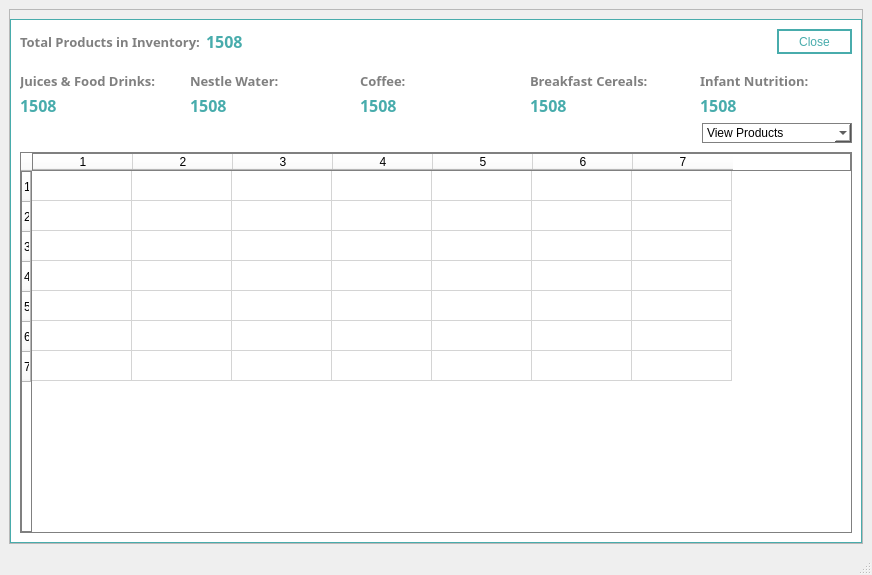
<?xml version="1.0" encoding="UTF-8"?>
<ui version="4.0">
 <class>ViewStocks</class>
 <widget class="QMainWindow" name="ViewStocks">
  <property name="geometry">
   <rect>
    <x>0</x>
    <y>0</y>
    <width>872</width>
    <height>575</height>
   </rect>
  </property>
  <property name="windowTitle">
   <string>APTO Distribution</string>
  </property>
  <property name="windowOpacity">
   <double>1.000000000000000</double>
  </property>
  <property name="tabShape">
   <enum>QTabWidget::Rounded</enum>
  </property>
  <widget class="QWidget" name="centralwidget">
   <layout class="QVBoxLayout" name="verticalLayout">
    <item>
     <widget class="QFrame" name="frame_29">
      <property name="frameShape">
       <enum>QFrame::StyledPanel</enum>
      </property>
      <property name="frameShadow">
       <enum>QFrame::Raised</enum>
      </property>
      <layout class="QHBoxLayout" name="horizontalLayout_11">
       <property name="spacing">
        <number>0</number>
       </property>
       <property name="leftMargin">
        <number>0</number>
       </property>
       <property name="rightMargin">
        <number>0</number>
       </property>
       <property name="bottomMargin">
        <number>0</number>
       </property>
       <item>
        <widget class="QFrame" name="frame_30">
         <property name="styleSheet">
          <string notr="true">background-color: rgb(255, 255, 255);
border:1px solid #48ACAC;</string>
         </property>
         <property name="frameShape">
          <enum>QFrame::StyledPanel</enum>
         </property>
         <property name="frameShadow">
          <enum>QFrame::Raised</enum>
         </property>
         <layout class="QVBoxLayout" name="verticalLayout_19">
          <property name="spacing">
           <number>0</number>
          </property>
          <property name="leftMargin">
           <number>0</number>
          </property>
          <property name="topMargin">
           <number>0</number>
          </property>
          <property name="rightMargin">
           <number>0</number>
          </property>
          <property name="bottomMargin">
           <number>0</number>
          </property>
          <item>
           <widget class="QFrame" name="frame_31">
            <property name="maximumSize">
             <size>
              <width>16777215</width>
              <height>50</height>
             </size>
            </property>
            <property name="styleSheet">
             <string notr="true">border:0px;</string>
            </property>
            <property name="frameShape">
             <enum>QFrame::StyledPanel</enum>
            </property>
            <property name="frameShadow">
             <enum>QFrame::Raised</enum>
            </property>
            <layout class="QHBoxLayout" name="horizontalLayout_12">
             <property name="spacing">
              <number>0</number>
             </property>
             <property name="leftMargin">
              <number>0</number>
             </property>
             <property name="topMargin">
              <number>0</number>
             </property>
             <property name="rightMargin">
              <number>0</number>
             </property>
             <property name="bottomMargin">
              <number>0</number>
             </property>
             <item>
              <widget class="QFrame" name="frame_32">
               <property name="frameShape">
                <enum>QFrame::StyledPanel</enum>
               </property>
               <property name="frameShadow">
                <enum>QFrame::Raised</enum>
               </property>
               <layout class="QHBoxLayout" name="horizontalLayout_13">
                <item>
                 <widget class="QLabel" name="label_19">
                  <property name="font">
                   <font>
                    <family>Century Gothic</family>
                    <pointsize>10</pointsize>
                    <weight>75</weight>
                    <bold>true</bold>
                   </font>
                  </property>
                  <property name="styleSheet">
                   <string notr="true">color: grey;</string>
                  </property>
                  <property name="text">
                   <string>Total Products in Inventory:</string>
                  </property>
                 </widget>
                </item>
                <item>
                 <widget class="QLabel" name="lblManagerTotalInvProduct">
                  <property name="font">
                   <font>
                    <family>Century Gothic</family>
                    <pointsize>12</pointsize>
                    <weight>75</weight>
                    <bold>true</bold>
                   </font>
                  </property>
                  <property name="styleSheet">
                   <string notr="true">color: #48ACAC;</string>
                  </property>
                  <property name="text">
                   <string>1508</string>
                  </property>
                 </widget>
                </item>
               </layout>
              </widget>
             </item>
             <item>
              <widget class="QFrame" name="frame_33">
               <property name="frameShape">
                <enum>QFrame::StyledPanel</enum>
               </property>
               <property name="frameShadow">
                <enum>QFrame::Raised</enum>
               </property>
               <layout class="QHBoxLayout" name="horizontalLayout_14">
                <item>
                 <spacer name="horizontalSpacer_13">
                  <property name="orientation">
                   <enum>Qt::Horizontal</enum>
                  </property>
                  <property name="sizeHint" stdset="0">
                   <size>
                    <width>483</width>
                    <height>20</height>
                   </size>
                  </property>
                 </spacer>
                </item>
                <item>
                 <widget class="QPushButton" name="btnSaleTeamViewStockClose">
                  <property name="minimumSize">
                   <size>
                    <width>75</width>
                    <height>25</height>
                   </size>
                  </property>
                  <property name="styleSheet">
                   <string notr="true">#btnSaleTeamViewStockClose{
	color:#48ACAC;
	border: 2px solid #48ACAC;
}
#btnSaleTeamViewStockClose:hover{
	background-color: #2F958D;
	color:white;
}</string>
                  </property>
                  <property name="text">
                   <string>  Close  </string>
                  </property>
                 </widget>
                </item>
               </layout>
              </widget>
             </item>
            </layout>
           </widget>
          </item>
          <item>
           <widget class="QFrame" name="frame_34">
            <property name="maximumSize">
             <size>
              <width>16777215</width>
              <height>60</height>
             </size>
            </property>
            <property name="styleSheet">
             <string notr="true">border:0px;</string>
            </property>
            <property name="frameShape">
             <enum>QFrame::StyledPanel</enum>
            </property>
            <property name="frameShadow">
             <enum>QFrame::Raised</enum>
            </property>
            <layout class="QHBoxLayout" name="horizontalLayout_15">
             <property name="spacing">
              <number>0</number>
             </property>
             <property name="leftMargin">
              <number>0</number>
             </property>
             <property name="topMargin">
              <number>0</number>
             </property>
             <property name="rightMargin">
              <number>0</number>
             </property>
             <property name="bottomMargin">
              <number>0</number>
             </property>
             <item>
              <widget class="QFrame" name="frame_35">
               <property name="frameShape">
                <enum>QFrame::StyledPanel</enum>
               </property>
               <property name="frameShadow">
                <enum>QFrame::Raised</enum>
               </property>
               <layout class="QVBoxLayout" name="verticalLayout_20">
                <item>
                 <widget class="QLabel" name="label_20">
                  <property name="font">
                   <font>
                    <family>Century Gothic</family>
                    <pointsize>10</pointsize>
                    <weight>75</weight>
                    <bold>true</bold>
                   </font>
                  </property>
                  <property name="styleSheet">
                   <string notr="true">color: grey;</string>
                  </property>
                  <property name="text">
                   <string>Juices &amp; Food Drinks:</string>
                  </property>
                 </widget>
                </item>
                <item>
                 <widget class="QLabel" name="lblManagerDrinks">
                  <property name="font">
                   <font>
                    <family>Century Gothic</family>
                    <pointsize>12</pointsize>
                    <weight>75</weight>
                    <bold>true</bold>
                   </font>
                  </property>
                  <property name="styleSheet">
                   <string notr="true">color: #48ACAC;</string>
                  </property>
                  <property name="text">
                   <string>1508</string>
                  </property>
                 </widget>
                </item>
               </layout>
              </widget>
             </item>
             <item>
              <widget class="QFrame" name="frame_36">
               <property name="frameShape">
                <enum>QFrame::StyledPanel</enum>
               </property>
               <property name="frameShadow">
                <enum>QFrame::Raised</enum>
               </property>
               <layout class="QVBoxLayout" name="verticalLayout_21">
                <item>
                 <widget class="QLabel" name="label_22">
                  <property name="font">
                   <font>
                    <family>Century Gothic</family>
                    <pointsize>10</pointsize>
                    <weight>75</weight>
                    <bold>true</bold>
                   </font>
                  </property>
                  <property name="styleSheet">
                   <string notr="true">color: grey;</string>
                  </property>
                  <property name="text">
                   <string>Nestle Water:</string>
                  </property>
                 </widget>
                </item>
                <item>
                 <widget class="QLabel" name="lblManagerWater">
                  <property name="font">
                   <font>
                    <family>Century Gothic</family>
                    <pointsize>12</pointsize>
                    <weight>75</weight>
                    <bold>true</bold>
                   </font>
                  </property>
                  <property name="styleSheet">
                   <string notr="true">color: #48ACAC;</string>
                  </property>
                  <property name="text">
                   <string>1508</string>
                  </property>
                 </widget>
                </item>
               </layout>
              </widget>
             </item>
             <item>
              <widget class="QFrame" name="frame_37">
               <property name="frameShape">
                <enum>QFrame::StyledPanel</enum>
               </property>
               <property name="frameShadow">
                <enum>QFrame::Raised</enum>
               </property>
               <layout class="QVBoxLayout" name="verticalLayout_22">
                <item>
                 <widget class="QLabel" name="label_42">
                  <property name="font">
                   <font>
                    <family>Century Gothic</family>
                    <pointsize>10</pointsize>
                    <weight>75</weight>
                    <bold>true</bold>
                   </font>
                  </property>
                  <property name="styleSheet">
                   <string notr="true">color: grey;</string>
                  </property>
                  <property name="text">
                   <string>Coffee:</string>
                  </property>
                 </widget>
                </item>
                <item>
                 <widget class="QLabel" name="lblManagerCoffee">
                  <property name="font">
                   <font>
                    <family>Century Gothic</family>
                    <pointsize>12</pointsize>
                    <weight>75</weight>
                    <bold>true</bold>
                   </font>
                  </property>
                  <property name="styleSheet">
                   <string notr="true">color: #48ACAC;</string>
                  </property>
                  <property name="text">
                   <string>1508</string>
                  </property>
                 </widget>
                </item>
               </layout>
              </widget>
             </item>
             <item>
              <widget class="QFrame" name="frame_38">
               <property name="frameShape">
                <enum>QFrame::StyledPanel</enum>
               </property>
               <property name="frameShadow">
                <enum>QFrame::Raised</enum>
               </property>
               <layout class="QVBoxLayout" name="verticalLayout_23">
                <item>
                 <widget class="QLabel" name="label_44">
                  <property name="font">
                   <font>
                    <family>Century Gothic</family>
                    <pointsize>10</pointsize>
                    <weight>75</weight>
                    <bold>true</bold>
                   </font>
                  </property>
                  <property name="styleSheet">
                   <string notr="true">color: grey;</string>
                  </property>
                  <property name="text">
                   <string>Breakfast Cereals:</string>
                  </property>
                 </widget>
                </item>
                <item>
                 <widget class="QLabel" name="lblManagerCereal">
                  <property name="font">
                   <font>
                    <family>Century Gothic</family>
                    <pointsize>12</pointsize>
                    <weight>75</weight>
                    <bold>true</bold>
                   </font>
                  </property>
                  <property name="styleSheet">
                   <string notr="true">color: #48ACAC;</string>
                  </property>
                  <property name="text">
                   <string>1508</string>
                  </property>
                 </widget>
                </item>
               </layout>
              </widget>
             </item>
             <item>
              <widget class="QFrame" name="frame_59">
               <property name="frameShape">
                <enum>QFrame::StyledPanel</enum>
               </property>
               <property name="frameShadow">
                <enum>QFrame::Raised</enum>
               </property>
               <layout class="QVBoxLayout" name="verticalLayout_24">
                <item>
                 <widget class="QLabel" name="label_46">
                  <property name="font">
                   <font>
                    <family>Century Gothic</family>
                    <pointsize>10</pointsize>
                    <weight>75</weight>
                    <bold>true</bold>
                   </font>
                  </property>
                  <property name="styleSheet">
                   <string notr="true">color: grey;</string>
                  </property>
                  <property name="text">
                   <string>Infant Nutrition:</string>
                  </property>
                 </widget>
                </item>
                <item>
                 <widget class="QLabel" name="lblManagerInfantNut">
                  <property name="font">
                   <font>
                    <family>Century Gothic</family>
                    <pointsize>12</pointsize>
                    <weight>75</weight>
                    <bold>true</bold>
                   </font>
                  </property>
                  <property name="styleSheet">
                   <string notr="true">color: #48ACAC;</string>
                  </property>
                  <property name="text">
                   <string>1508</string>
                  </property>
                 </widget>
                </item>
               </layout>
              </widget>
             </item>
            </layout>
           </widget>
          </item>
          <item>
           <widget class="QFrame" name="frame_39">
            <property name="maximumSize">
             <size>
              <width>16777215</width>
              <height>30</height>
             </size>
            </property>
            <property name="styleSheet">
             <string notr="true">border:0px;</string>
            </property>
            <property name="frameShape">
             <enum>QFrame::StyledPanel</enum>
            </property>
            <property name="frameShadow">
             <enum>QFrame::Raised</enum>
            </property>
            <layout class="QHBoxLayout" name="horizontalLayout_16">
             <property name="spacing">
              <number>0</number>
             </property>
             <property name="leftMargin">
              <number>0</number>
             </property>
             <property name="topMargin">
              <number>0</number>
             </property>
             <property name="rightMargin">
              <number>9</number>
             </property>
             <property name="bottomMargin">
              <number>0</number>
             </property>
             <item>
              <spacer name="horizontalSpacer_14">
               <property name="orientation">
                <enum>Qt::Horizontal</enum>
               </property>
               <property name="sizeHint" stdset="0">
                <size>
                 <width>413</width>
                 <height>20</height>
                </size>
               </property>
              </spacer>
             </item>
             <item>
              <widget class="QComboBox" name="cmbxManagerProductView">
               <property name="minimumSize">
                <size>
                 <width>150</width>
                 <height>20</height>
                </size>
               </property>
               <property name="styleSheet">
                <string notr="true">border:1px solid grey;</string>
               </property>
               <item>
                <property name="text">
                 <string>View Products</string>
                </property>
               </item>
               <item>
                <property name="text">
                 <string>All</string>
                </property>
               </item>
               <item>
                <property name="text">
                 <string>Juices &amp; Food Drinks</string>
                </property>
               </item>
               <item>
                <property name="text">
                 <string>Nestle Water</string>
                </property>
               </item>
               <item>
                <property name="text">
                 <string>Coffee</string>
                </property>
               </item>
               <item>
                <property name="text">
                 <string>Breakfast Cereal</string>
                </property>
               </item>
               <item>
                <property name="text">
                 <string>Infant Nutrition</string>
                </property>
               </item>
              </widget>
             </item>
            </layout>
           </widget>
          </item>
          <item>
           <widget class="QFrame" name="frame_40">
            <property name="styleSheet">
             <string notr="true">border:0px;</string>
            </property>
            <property name="frameShape">
             <enum>QFrame::StyledPanel</enum>
            </property>
            <property name="frameShadow">
             <enum>QFrame::Raised</enum>
            </property>
            <layout class="QHBoxLayout" name="horizontalLayout_17">
             <item>
              <widget class="QTableWidget" name="tableSaleTeamViewStock">
               <property name="styleSheet">
                <string notr="true">border: 1px solid grey;</string>
               </property>
               <property name="editTriggers">
                <set>QAbstractItemView::NoEditTriggers</set>
               </property>
               <property name="rowCount">
                <number>7</number>
               </property>
               <property name="columnCount">
                <number>7</number>
               </property>
               <row/>
               <row/>
               <row/>
               <row/>
               <row/>
               <row/>
               <row/>
               <column/>
               <column/>
               <column/>
               <column/>
               <column/>
               <column/>
               <column/>
              </widget>
             </item>
            </layout>
           </widget>
          </item>
         </layout>
        </widget>
       </item>
      </layout>
     </widget>
    </item>
   </layout>
  </widget>
  <widget class="QStatusBar" name="statusbar"/>
 </widget>
 <resources/>
 <connections/>
</ui>
